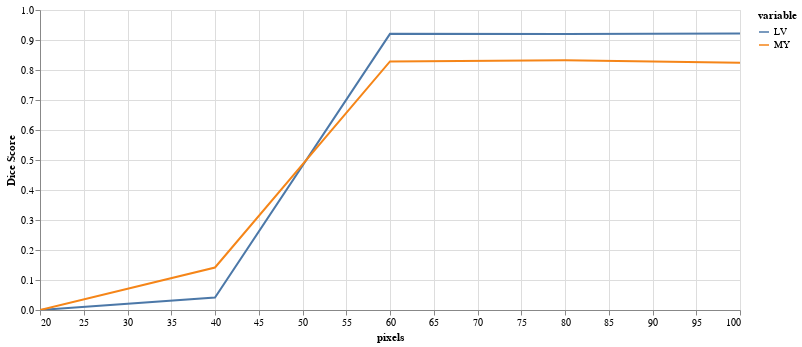

Notebook code for this chart:
### Code cell
results = eval_crop_series(img(), trueMask(), trainedModel, components=['bg','LV','MY'])
plot_eval_series(results)

### Figure 1 — Vega-Lite specification as saved in the notebook (floating-point values rounded to 4 significant figures)
{"config": {"view": {"continuousWidth": 400, "continuousHeight": 300}}, "data": {"name": "data-83af564181b9ef8a3046855cac23b2c0"}, "mark": "line", "encoding": {"color": {"field": "variable", "type": "nominal"}, "tooltip": {"field": "Dice Score", "type": "quantitative"}, "x": {"field": "pixels", "type": "quantitative"}, "y": {"field": "Dice Score", "type": "quantitative"}}, "height": 300, "selection": {"selector002": {"type": "interval", "bind": "scales", "encodings": ["x", "y"]}}, "width": 700, "$schema": "https://vega.github.io/schema/vega-lite/v4.17.0.json", "datasets": {"data-83af564181b9ef8a3046855cac23b2c0": [{"pixels": 20, "variable": "LV", "Dice Score": 0.0}, {"pixels": 40, "variable": "LV", "Dice Score": 0.04131}, {"pixels": 60, "variable": "LV", "Dice Score": 0.9206}, {"pixels": 80, "variable": "LV", "Dice Score": 0.9202}, {"pixels": 100, "variable": "LV", "Dice Score": 0.9217}, {"pixels": 20, "variable": "MY", "Dice Score": 0.0}, {"pixels": 40, "variable": "MY", "Dice Score": 0.1416}, {"pixels": 60, "variable": "MY", "Dice Score": 0.8285}, {"pixels": 80, "variable": "MY", "Dice Score": 0.8322}, {"pixels": 100, "variable": "MY", "Dice Score": 0.8245}]}}
